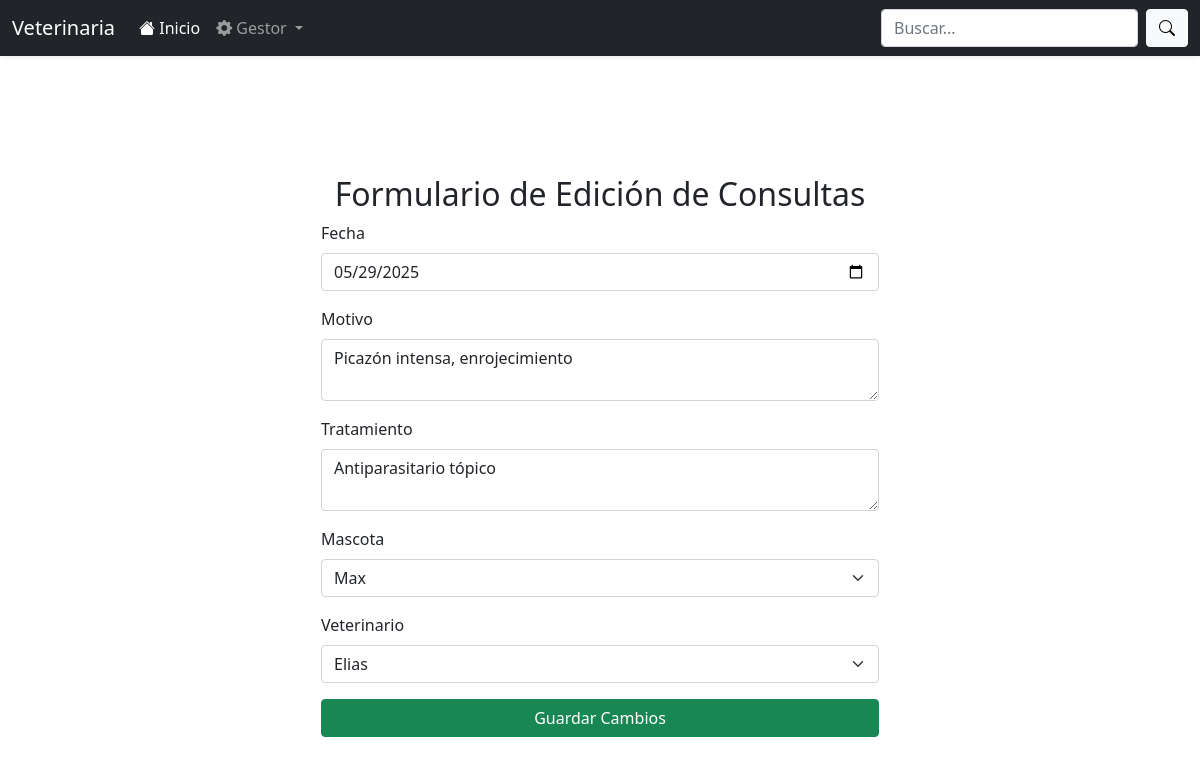
Page /vistas/editarFrmConsultas.php?ide=1 on the committed database.
### tables this page shows
CREATE TABLE `consultas` (
  `id_consulta` int(11) NOT NULL,
  `fecha` date NOT NULL,
  `motivo` text DEFAULT NULL,
  `tratamiento` text DEFAULT NULL,
  `id_mascota` int(11) DEFAULT NULL,
  `id_veterinario` int(11) DEFAULT NULL
);

### vistas/editarFrmConsultas.php (the view, shortened to what this page needs)
<!DOCTYPE html>
<html lang="es">
<head>
  <?php include "menu.php"; ?>
</head>
<body>
<?php
include('../modelos/conexion.php');
$id = $_REQUEST['ide'];
$query = "SELECT * FROM consultas WHERE id_consulta = '$id'";
$res = $conexion->query($query);
$row = $res->fetch_assoc();
?>
<div class="container d-flex justify-content-center align-items-center vh-100">
  <div class="col-md-6">
    <h2 class="text-center">Formulario de Edición de Consultas</h2>
    <form action="../controladores/editarConsultas.php?ide=<?php echo $row['id_consulta']; ?>" method="POST">
      <div class="mb-3">
        <label class="form-label">Fecha</label>
        <input type="date" name="fecha" class="form-control" value="<?php echo $row['fecha']; ?>" required>
      </div>
      <div class="mb-3">
        <label class="form-label">Motivo</label>
        <textarea name="motivo" class="form-control"><?php echo $row['motivo']; ?></textarea>
      </div>
      <div class="mb-3">
        <label class="form-label">Tratamiento</label>
        <textarea name="tratamiento" class="form-control"><?php echo $row['tratamiento']; ?></textarea>
      </div>
      <div class="mb-3">
        <label class="form-label">Mascota</label>
        <select name="id_mascota" class="form-select" required>
          <?php
            include('../modelos/conexion.php');
            $query = "SELECT `id_mascota`, `nombre` FROM `mascotas`";
            $res = $conexion->query($query);
            if ($res->num_rows > 0) {
                while ($mascotas = $res->fetch_array(MYSQLI_ASSOC)) {
                    $selected = $mascotas['id_mascota'] == $row['id_mascota'] ? 'selected' : '';
                    echo "<option value='".$mascotas['id_mascota']."' $selected>".$mascotas['nombre']."</option>";
                }
            } else {
                echo "<option disabled>No hay datos disponibles</option>";
            }
          ?>
        </select>
      </div>
      <div class="mb-3">
        <label class="form-label">Veterinario</label>
        <select name="id_veterinario" class="form-select" required>
          <?php
            include('../modelos/conexion.php');
            $query = "SELECT `id_veterinario`, `nombre` FROM `veterinarios`";
            $res = $conexion->query($query);
            if ($res->num_rows > 0) {
                while ($veterinarios = $res->fetch_array(MYSQLI_ASSOC)) {
                    $selected = $veterinarios['id_veterinario'] == $row['id_veterinario'] ? 'selected' : '';
                    echo "<option value='".$veterinarios['id_veterinario']."' $selected>".$veterinarios['nombre']."</option>";
                }
            } else {
                echo "<option disabled>No hay datos disponibles</option>";
            }
          ?>
        </select>
      </div>
      <button type="submit" class="btn btn-success w-100">Guardar Cambios</button>
    </form>
  </div>
</div>
</body>
</html>

### rows in the picture
consultas: fecha "05/29/2025", motivo "Picazón intensa, enrojecimiento", tratamiento "Antiparasitario tópico"

### other values in the picture
form field id_mascota "Max"
form field id_veterinario "Elias"
